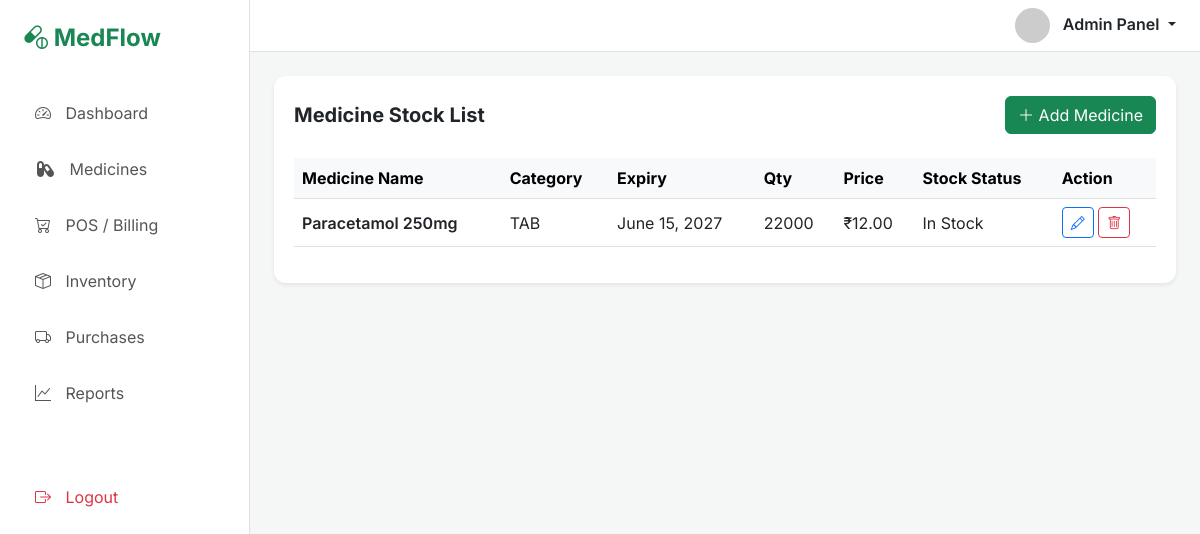
Page /medicine/ on the earlier database version.
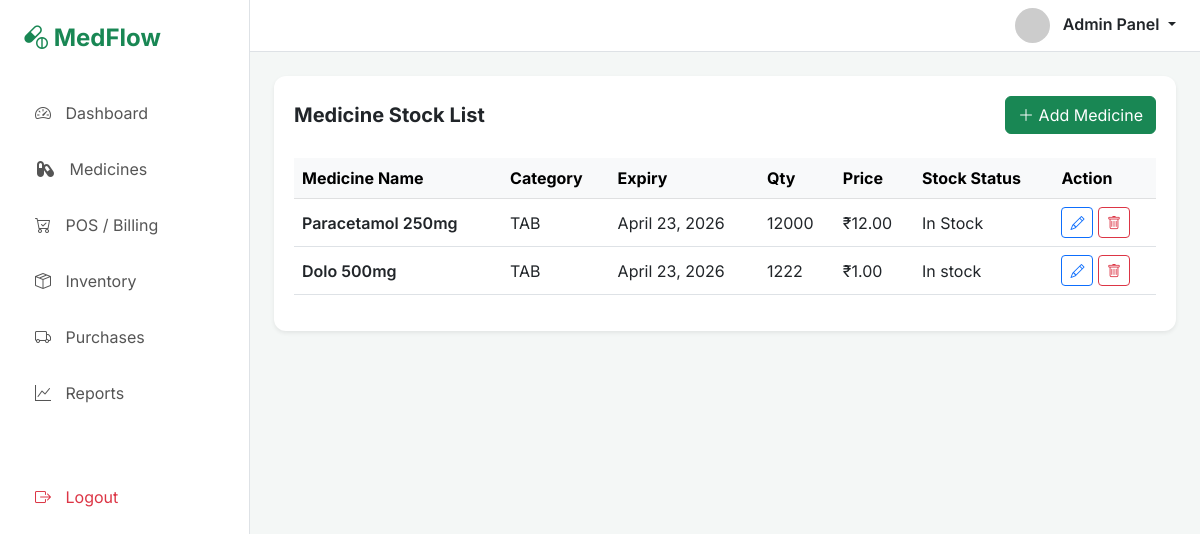
Same page on the later database version.
### medflowapp/models.py (models this page shows)
class Medicines(models.Model):
    medicine_name = models.CharField(max_length=50)
    expiry_date = models.DateField()
    category={
        '------':'-----',
        'TAB':'TAB',
        'SYR': 'SYRUP',
        'CAP':'CAP',
        'INJ': 'INJ'
    }
    status = {
        "Out-of-Stock": "Out-of-Stock",
        "In-Stock":"In-Stock"
    }
    med_category = models.CharField(choices=category, default="----")
    stock_status = models.CharField(choices=status, default='In-stock')
    price=models.DecimalField(max_digits=11, decimal_places=2, default=0.00)
    quantity = models.IntegerField()

### medflowapp/views.py (the view)
# urls.py: path('medicine/', views.medicine, name='medicine'),
def medicine(request):
    medicines = Medicines.objects.all()
    return render(request, 'medflowapp/medicine_section.html', {"medicines": medicines})

### medflowapp/templates/medflowapp/medicine_section.html (shortened to what this page needs)
{% extends 'layout/base.html' %}
{% block content %}
<div id="medicine-module" class="module-content">
    <div class="table-container">
        <div class="d-flex justify-content-between align-items-center mb-4">
            <h5 class="fw-bold m-0">Medicine Stock List</h5>
            <button class="btn btn-success" data-bs-toggle="modal" data-bs-target="#addMedicineModal"><i
                    class="bi bi-plus-lg"></i> Add Medicine</button>
        </div>
        <div class="table-responsive">
            <table class="table align-middle">
                <thead class="table-light text-muted">
                    <tr>
                        <th>Medicine Name</th>
                        <th>Category</th>
                        <th>Expiry</th>
                        <th>Qty</th>
                        <th>Price</th>
                        <th>Stock Status</th>
                        <th>Action</th>
                    </tr>
                </thead>
                <tbody>
                    {% for medicine in medicines %}
                    <tr>
                        <td class="fw-semibold">{{ medicine.medicine_name }}</td>
                        <td>{{ medicine.med_category }}</td>
                        <td>{{ medicine.expiry_date }}</td>
                        <td>{{ medicine.quantity }}</td>
                        <td>&#8377;{{ medicine.price }}</td>
                        <td>{{ medicine.stock_status }}</td>
                        <td>
                            <button class="btn btn-sm btn-outline-primary" data-bs-toggle="modal"
                                data-bs-target="#updateMedicineModal">
                                 <a href="/updation_page/{{medicine.id}}"><i class="bi bi-pencil"></i></a>
                            </button>
                            <button class="btn btn-sm btn-outline-danger"
                                onclick="delete_medicine('{{medicine.id}}')"><i class="bi bi-trash"></i>
                            </button>
                        </td>
                    </tr>
                    {% endfor %}
                </tbody>
            </table>
        </div>
    </div>
</div>
</div>
{% endblock %}

Differences in the rows shown:
changed Medicines "Paracetamol 250mg": expiry_date "June 15, 2027" → "April 23, 2026"; quantity "22000" → "12000"
added Medicines: medicine_name "Dolo 500mg", med_category "TAB", expiry_date "April 23, 2026", quantity "1222", price "1.00", stock_status "In stock"
